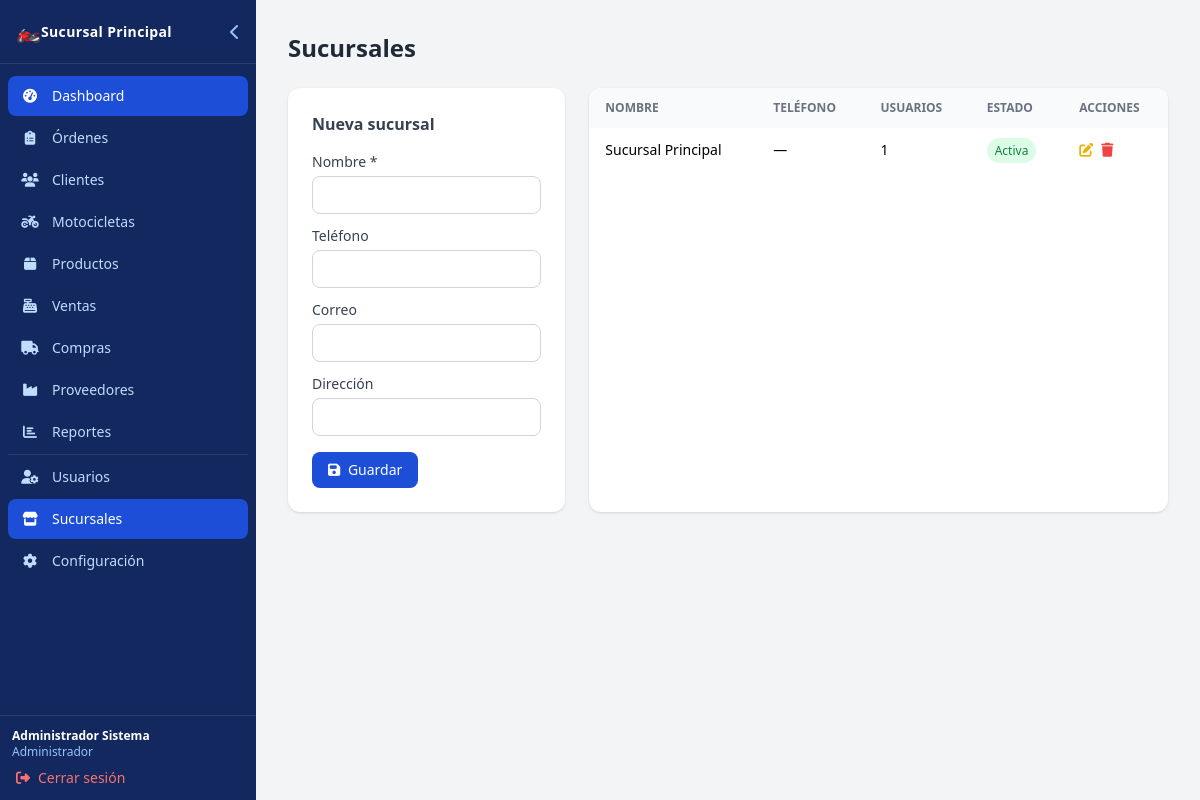
The app's page /pages/sucursales/index.php (signed in) with its own data.
### tables this page shows
CREATE TABLE IF NOT EXISTS sucursales (
    id          INT UNSIGNED AUTO_INCREMENT PRIMARY KEY,
    nombre      VARCHAR(100) NOT NULL,
    direccion   VARCHAR(255),
    telefono    VARCHAR(20),
    correo      VARCHAR(100),
    activa      TINYINT(1) DEFAULT 1,
    created_at  TIMESTAMP DEFAULT CURRENT_TIMESTAMP,
    updated_at  TIMESTAMP DEFAULT CURRENT_TIMESTAMP ON UPDATE CURRENT_TIMESTAMP
);

### config/database.php (called while the page is built, shortened)
<?php
function getDB() {
    static $pdo = null;
    if ($pdo === null) {
        try {
            $dsn = "mysql:host=" . DB_HOST . ";dbname=" . DB_NAME . ";charset=" . DB_CHARSET;
            $pdo = new PDO($dsn, DB_USER, DB_PASS, [
                PDO::ATTR_ERRMODE            => PDO::ERRMODE_EXCEPTION,
                PDO::ATTR_DEFAULT_FETCH_MODE => PDO::FETCH_ASSOC,
                PDO::ATTR_EMULATE_PREPARES   => false,
            PDO::MYSQL_ATTR_INIT_COMMAND => "SET time_zone = '-06:00'",
            ]);
        } catch (PDOException $e) {
            http_response_code(500);
            die(json_encode(['error' => 'Error de conexión a la base de datos']));
        }
    }
    return $pdo;
}

### includes/helpers.php (called while the page is built, shortened)
<?php
function sanitize($val) {
    return htmlspecialchars(trim($val), ENT_QUOTES, 'UTF-8');
}

### includes/auth.php (called while the page is built, shortened)
<?php
require_once __DIR__ . '/../config/config.php';
function currentUser() {
    return [
        'id'          => $_SESSION['usuario_id']   ?? null,
        'nombre'      => $_SESSION['nombre']        ?? '',
        'apellido'    => $_SESSION['apellido']       ?? '',
        'rol_id'      => $_SESSION['rol_id']         ?? null,
        'sucursal_id' => $_SESSION['sucursal_id']    ?? null,
    ];
}
function isAdmin() {
    return ($_SESSION['rol_id'] ?? 0) === ROL_ADMIN;
}

### config/config.php (called while the page is built, shortened)
<?php
$ROLES = [
    ROL_ADMIN         => 'Administrador',
    ROL_TECNICO       => 'Técnico',
    ROL_VENDEDOR      => 'Vendedor',
    ROL_CAJERO        => 'Cajero',
    ROL_ASESOR_VENTAS => 'Asesor de Ventas',
];

### pages/sucursales/index.php (the view, shortened to what this page needs)
<?php
require_once __DIR__ . '/../../config/config.php';
require_once __DIR__ . '/../../config/database.php';
require_once __DIR__ . '/../../includes/auth.php';
require_once __DIR__ . '/../../includes/helpers.php';
$db = getDB();
$action = $_GET['action'] ?? 'list';
$id     = (int)($_GET['id'] ?? 0);
$editData = ['nombre'=>'','direccion'=>'','telefono'=>'','correo'=>''];
$sucursales = $db->query("SELECT s.*, (SELECT COUNT(*) FROM usuarios WHERE sucursal_id=s.id) as n_usuarios FROM sucursales s ORDER BY s.nombre")->fetchAll();
require_once __DIR__ . '/../../includes/header.php';
?>
<div class="flex items-center justify-between mb-6">
    <h1 class="text-2xl font-bold text-gray-800">Sucursales</h1>
</div>
<div class="grid grid-cols-1 lg:grid-cols-3 gap-6">
    <div class="bg-white rounded-xl shadow p-6">
        <h2 class="font-semibold text-gray-700 mb-4"><?= $action==='edit' ? 'Editar sucursal' : 'Nueva sucursal' ?></h2>
        <form method="POST" action="index.php<?= $action==='edit' ? '?action=edit&id='.$id : '' ?>">
            <div class="space-y-3">
                <div><label class="block text-sm font-medium text-gray-700 mb-1">Nombre *</label>
                    <input type="text" name="nombre" value="<?= sanitize($editData['nombre']) ?>" required class="w-full border border-gray-300 rounded-lg px-3 py-2 text-sm focus:outline-none focus:ring-2 focus:ring-blue-500"></div>
                <div><label class="block text-sm font-medium text-gray-700 mb-1">Teléfono</label>
                    <input type="text" name="telefono" value="<?= sanitize($editData['telefono']??'') ?>" class="w-full border border-gray-300 rounded-lg px-3 py-2 text-sm focus:outline-none focus:ring-2 focus:ring-blue-500"></div>
                <div><label class="block text-sm font-medium text-gray-700 mb-1">Correo</label>
                    <input type="email" name="correo" value="<?= sanitize($editData['correo']??'') ?>" class="w-full border border-gray-300 rounded-lg px-3 py-2 text-sm focus:outline-none focus:ring-2 focus:ring-blue-500"></div>
                <div><label class="block text-sm font-medium text-gray-700 mb-1">Dirección</label>
                    <input type="text" name="direccion" value="<?= sanitize($editData['direccion']??'') ?>" class="w-full border border-gray-300 rounded-lg px-3 py-2 text-sm focus:outline-none focus:ring-2 focus:ring-blue-500"></div>
            </div>
            <div class="flex gap-2 mt-4">
                <button type="submit" class="bg-blue-700 text-white px-4 py-2 rounded-lg text-sm hover:bg-blue-800"><i class="fas fa-save mr-1"></i> <?= $action==='edit'?'Actualizar':'Guardar' ?></button>
            </div>
        </form>
    </div>
    <div class="lg:col-span-2 bg-white rounded-xl shadow overflow-hidden">
        <table class="w-full text-sm">
            <thead class="bg-gray-50 text-gray-500 uppercase text-xs">
                <tr>
                    <th class="px-4 py-3 text-left">Nombre</th>
                    <th class="px-4 py-3 text-left">Teléfono</th>
                    <th class="px-4 py-3 text-left">Usuarios</th>
                    <th class="px-4 py-3 text-left">Estado</th>
                    <th class="px-4 py-3 text-left">Acciones</th>
                </tr>
            </thead>
            <tbody class="divide-y divide-gray-100">
                <?php foreach ($sucursales as $s): ?>
                <tr class="hover:bg-gray-50">
                    <td class="px-4 py-3 font-medium"><?= sanitize($s['nombre']) ?></td>
                    <td class="px-4 py-3"><?= sanitize($s['telefono']??'—') ?></td>
                    <td class="px-4 py-3"><?= $s['n_usuarios'] ?></td>
                    <td class="px-4 py-3"><span class="px-2 py-1 rounded-full text-xs <?= $s['activa']?'bg-green-100 text-green-700':'bg-red-100 text-red-700' ?>"><?= $s['activa']?'Activa':'Inactiva' ?></span></td>
                    <td class="px-4 py-3 flex gap-2">
                        <a href="?action=edit&id=<?= $s['id'] ?>" class="text-yellow-500 hover:text-yellow-700"><i class="fas fa-edit"></i></a>
                        <a href="?action=delete&id=<?= $s['id'] ?>" class="text-red-500 hover:text-red-700" onclick="return confirm('¿Eliminar sucursal?')"><i class="fas fa-trash"></i></a>
                    </td>
                </tr>
                <?php endforeach; ?>
            </tbody>
        </table>
    </div>
</div>
<?php require_once __DIR__ . '/../../includes/footer.php'; ?>

### includes/header.php (shortened to what this page needs)
<?php
require_once __DIR__ . '/../config/config.php';
require_once __DIR__ . '/../config/database.php';
require_once __DIR__ . '/../includes/auth.php';
require_once __DIR__ . '/../includes/helpers.php';
$user  = currentUser();
$_sucConfig = [];
if (!empty($user['sucursal_id'])) {
    $_sucStmt = getDB()->prepare("SELECT * FROM sucursales WHERE id=?");
    $_sucStmt->execute([$user['sucursal_id']]);
    $_sucConfig = $_sucStmt->fetch() ?: [];
}
$_logoPath  = $_sucConfig['logo_path'] ?? null;
$_appName   = $_sucConfig['nombre'] ?? APP_NAME;
global $ROLES;
$currentFile = basename($_SERVER['PHP_SELF']);
$currentDir  = basename(dirname($_SERVER['PHP_SELF']));
function navActive($dir) {
    global $currentDir, $currentFile;
    if ($dir === 'dashboard') return $currentFile === 'index.php' && $currentDir !== 'pages';
    return $currentDir === $dir;
}
?>
<!DOCTYPE html>
<html lang="es">
<head>
    <script src="https://cdn.tailwindcss.com"></script>
    <link rel="stylesheet" href="https://cdnjs.cloudflare.com/ajax/libs/font-awesome/6.5.0/css/all.min.css">
</head>
<body class="bg-gray-100 font-sans" x-data="{ sidebarOpen: window.innerWidth >= 1024, mobileOpen: false }" @resize.window="sidebarOpen = window.innerWidth >= 1024">
<aside
       :class="[
           'fixed top-0 left-0 h-screen bg-blue-900 text-white z-40 flex flex-col transition-all duration-300',
           'lg:translate-x-0',
           mobileOpen ? 'translate-x-0 w-64' : '-translate-x-full w-64',
           sidebarOpen ? 'lg:w-64' : 'lg:w-16'
       ]">
    <div class="flex items-center justify-between px-4 py-4 border-b border-blue-800 min-h-[64px]">
        <?php if ($_logoPath): ?>
        <img src="<?= BASE_URL ?>/<?= sanitize($_logoPath) ?>" alt="Logo" class="w-8 h-8 object-contain rounded flex-shrink-0">
        <?php else: ?>
        <span class="text-xl flex-shrink-0">🏍️</span>
        <?php endif; ?>
        <span x-show="sidebarOpen || mobileOpen" class="text-sm font-bold tracking-wide truncate"><?= sanitize($_appName) ?></span>
        <button @click="sidebarOpen = !sidebarOpen" class="text-blue-300 hover:text-white hidden lg:block ml-auto">
            <i :class="sidebarOpen ? 'fas fa-chevron-left' : 'fas fa-chevron-right'"></i>
        </button>
    </div>
    <nav class="flex-1 overflow-y-auto py-3 px-2 space-y-0.5">
        <?php
        $links = [
            ['dashboard', '/',           'fa-tachometer-alt', 'Dashboard'],
            ['ordenes',   '/pages/ordenes/',   'fa-clipboard-list','Órdenes'],
            ['clientes',  '/pages/clientes/',  'fa-users',         'Clientes'],
            ['motos',     '/pages/motos/',     'fa-motorcycle',    'Motocicletas'],
            ['productos', '/pages/productos/', 'fa-box',           'Productos'],
            ['ventas',    '/pages/ventas/',    'fa-cash-register', 'Ventas'],
            ['compras',   '/pages/compras/',   'fa-truck',         'Compras'],
            ['proveedores','/pages/proveedores/','fa-industry',    'Proveedores'],
            ['reportes',  '/pages/reportes/',  'fa-chart-bar',     'Reportes'],
        ];
        foreach ($links as [$dir, $path, $icon, $label]):
            $active = navActive($dir) ? 'bg-blue-700 text-white' : 'text-blue-200 hover:bg-blue-800 hover:text-white';
        ?>
        <a href="<?= BASE_URL . $path ?>index.php"
           class="flex items-center gap-3 px-3 py-2.5 rounded-lg transition-colors <?= $active ?>"
           @click="mobileOpen=false">
            <i class="fas <?= $icon ?> w-5 text-center flex-shrink-0 text-sm"></i>
            <span x-show="sidebarOpen || mobileOpen" class="text-sm truncate"><?= $label ?></span>
        </a>
        <?php endforeach; ?>
        <?php if (isAdmin()): ?>
        <div class="border-t border-blue-800 my-2"></div>
        <?php
        $adminLinks = [
            ['usuarios',   '/pages/usuarios/',   'fa-user-cog', 'Usuarios'],
            ['sucursales', '/pages/sucursales/', 'fa-store',    'Sucursales'],
            ['configuracion','/pages/configuracion/','fa-cog','Configuración'],
        ];
        foreach ($adminLinks as [$dir, $path, $icon, $label]):
            $active = navActive($dir) ? 'bg-blue-700 text-white' : 'text-blue-200 hover:bg-blue-800 hover:text-white';
        ?>
        <a href="<?= BASE_URL . $path ?>index.php"
           class="flex items-center gap-3 px-3 py-2.5 rounded-lg transition-colors <?= $active ?>"
           @click="mobileOpen=false">
            <i class="fas <?= $icon ?> w-5 text-center flex-shrink-0 text-sm"></i>
            <span x-show="sidebarOpen || mobileOpen" class="text-sm truncate"><?= $label ?></span>
        </a>
        <?php endforeach; endif; ?>
    </nav>
    <div class="border-t border-blue-800 px-3 py-3">
        <div x-show="sidebarOpen || mobileOpen" class="text-xs text-blue-300 mb-2 truncate">
            <div class="font-semibold text-white truncate"><?= sanitize($user['nombre'] . ' ' . $user['apellido']) ?></div>
            <div><?= sanitize($ROLES[$user['rol_id']] ?? '') ?></div>
        </div>
        <a href="<?= BASE_URL ?>/logout.php"
           class="flex items-center gap-2 text-red-400 hover:text-red-300 text-sm px-1">
            <i class="fas fa-sign-out-alt flex-shrink-0"></i>
            <span x-show="sidebarOpen || mobileOpen">Cerrar sesión</span>
        </a>
    </div>
</aside>
<main :class="sidebarOpen ? 'lg:ml-64' : 'lg:ml-16'"
      class="transition-all duration-300 min-h-screen pt-20 lg:pt-8 px-4 py-5 lg:px-8 lg:py-8">

### records on screen
sucursales: nombre "Sucursal Principal", telefono "—", n_usuarios "1", activa "Activa"

### other values on screen
$label "Dashboard"
$label "Órdenes"
$label "Clientes"
$label "Motocicletas"
$label "Productos"
$label "Ventas"
$label "Compras"
$label "Proveedores"
$label "Reportes"
$label "Usuarios"
$label "Sucursales"
$label "Configuración"
$user['nombre'] . ' ' . $user['apellido'] "Administrador Sistema"
$ROLES[$user['rol_id']] "Administrador"
